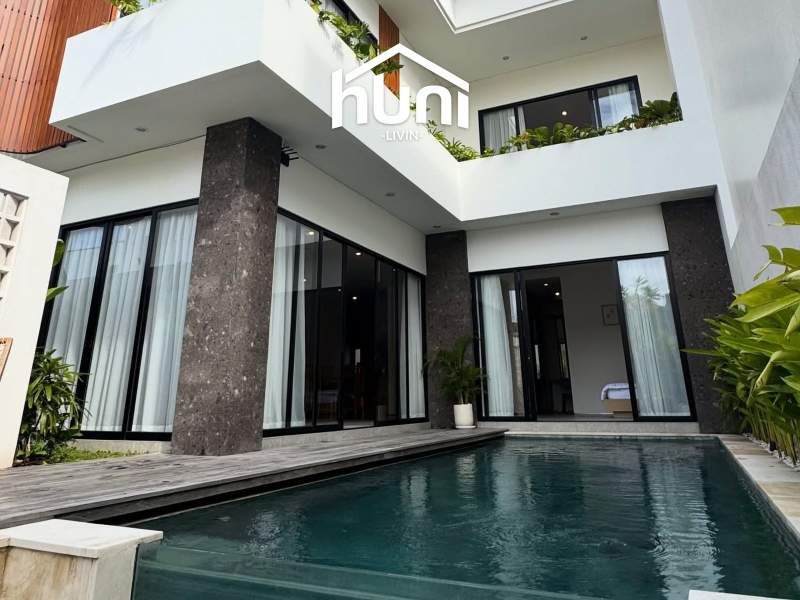
#> input picture photos/vkav-13/1.jpg, 1600 x 1200 px (shown at 1/2 size)
$ python -i build.py   (imports and definitions only)
#> lines starting #> are read from the running program, lines starting #| are printed output that depends on the picture
#!/usr/bin/env python3
"""Hunilivin site build: read the Google Sheet -> bake villa data into villas-data.js.

Runs locally (python3) and in GitHub Actions. Needs Pillow (for processing photo
LINKS added in the sheet: download -> crop 4:3 -> Hunilivin logo). Photos already
processed from the Desktop batch live in photos/<id>/ and are used when the sheet's
`photos` cell is empty.
"""
import urllib.request, csv, io, json, os, re, sys, hashlib

SHEET_ID = "1YXjx-jDYcppdzCFw42AZHSsIUTfbOWXIDnVe9tt762U"
CSV_URL = f"https://docs.google.com/spreadsheets/d/{SHEET_ID}/export?format=csv"
SITE_URL = "https://hunilivin.com"
ROOT = os.path.dirname(os.path.dirname(os.path.abspath(__file__)))
OUT = os.path.join(ROOT, "villas-data.js")
LOGO_SRC = os.path.join(ROOT, "logo-trim.png")
W, H = 1600, 1200
LOGO_W_FRAC = 0.22

FALLBACK = [
    "https://images.unsplash.com/photo-1613490493576-7fde63acd811?auto=format&fit=crop&w=1000&q=72",
    "https://images.unsplash.com/photo-1600585154340-be6161a56a0c?auto=format&fit=crop&w=1000&q=72",
]

# ---------- sheet helpers ----------
# [4 lines left out: function fetch_csv, not called in this run]

def split_pipe(s):
    return [x.strip() for x in (s or "").split("|") if x.strip()]

# [5 lines left out: function num, not called in this run]

def natural_key(s):
    return [int(t) if t.isdigit() else t.lower() for t in re.split(r"(\d+)", s)]

# [13 lines left out: functions norm_status, repo_photos, not called in this run]

# ---------- image processing (for photo LINKS in the sheet) ----------
_PIL = {}
# [11 lines left out: function _pil, not called in this run]

def _crop_logo(img):
    Image, ImageOps, ImageFilter = _PIL["Image"], _PIL["ImageOps"], _PIL["ImageFilter"]
    img = ImageOps.exif_transpose(img).convert("RGB")
    w, h = img.size; t = 4/3
    if w/h > t:
        nw = int(h*t); x = (w-nw)//2; img = img.crop((x, 0, x+nw, h))
    else:
        nh = int(w/t); y = (h-nh)//2; img = img.crop((0, y, w, y+nh))
    img = img.resize((W, H), Image.LANCZOS)
    lw = int(W*LOGO_W_FRAC); logo = _PIL["logo"]; lh = int(logo.height*lw/logo.width)
    logo = logo.resize((lw, lh), Image.LANCZOS)
    x = (W-lw)//2; y = int(H*0.16)
    base = img.convert("RGBA")
    sh = Image.new("RGBA", logo.size, (0, 0, 0, 0)); sh.putalpha(logo.getchannel("A"))
    shadow = Image.new("RGBA", base.size, (0, 0, 0, 0)); shadow.paste(sh, (x, y+2), sh)
    shadow = shadow.filter(ImageFilter.GaussianBlur(3))
    shadow.putalpha(shadow.getchannel("A").point(lambda a: int(a*0.35)))
    base = Image.alpha_composite(base, shadow); base.paste(logo, (x, y), logo)
    return base.convert("RGB")

# [99 lines left out: functions _drive_url, process_url, write_seo, resolve_photos, main, not called in this run]

# [2 lines not run here, left out]

>>> import cv2
>>> picture = cv2.imread('../photos/vkav-13/1.jpg', cv2.IMREAD_GRAYSCALE)
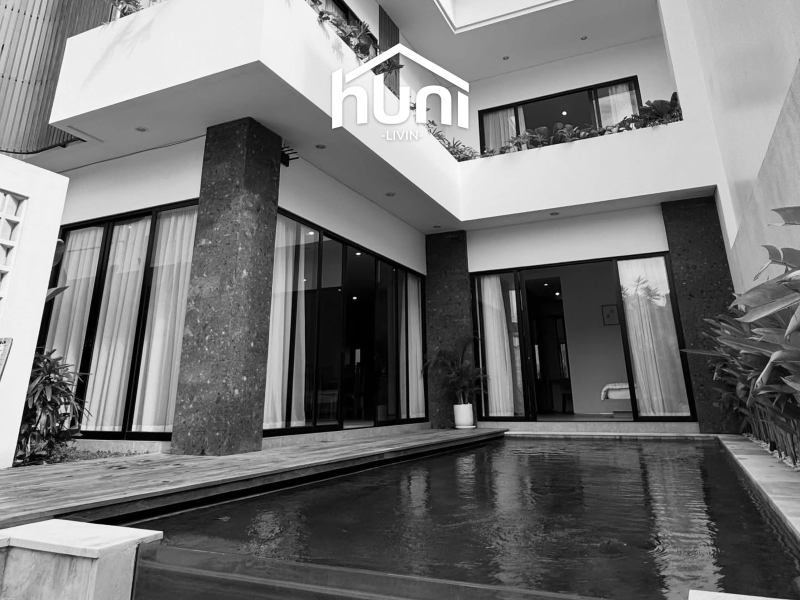
#> picture: shape (1200, 1600) (shown at 1/2 size); min 0, max 255, mean 118.1
#> (the run stopped early here; a loop or call above may not have finished)

$ run again, on photos/vkav-14/10.jpg
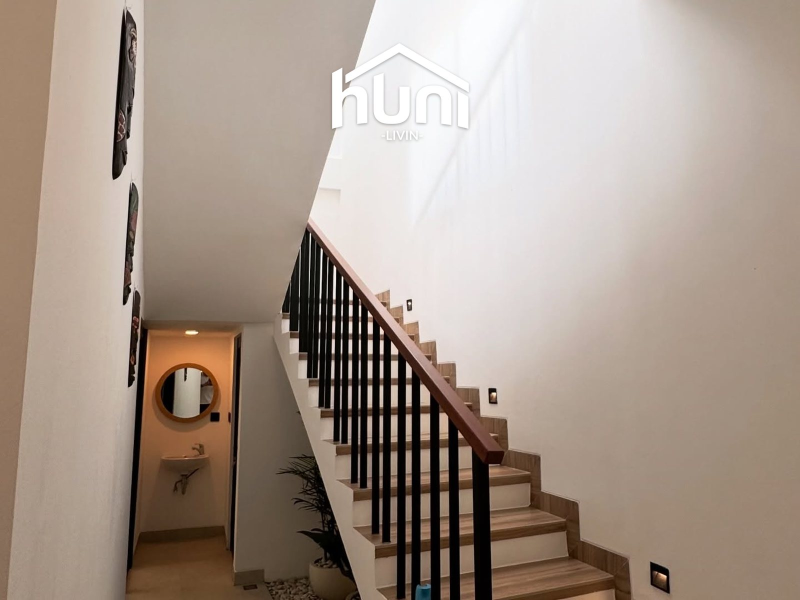
#> input picture photos/vkav-14/10.jpg, 1600 x 1200 px (shown at 1/2 size)
#> `picture = cv2.imread('../photos/vkav-13/1.jpg', cv2.IMREAD_GRAYSCALE)`:
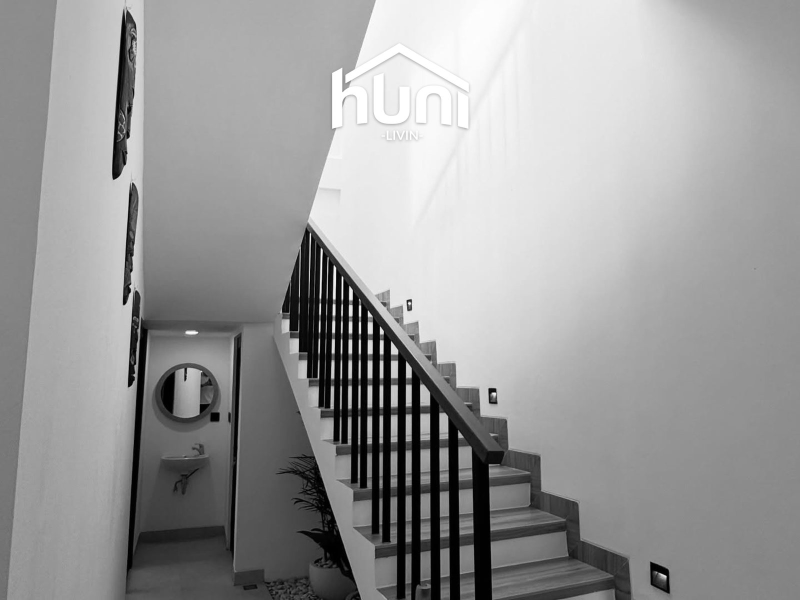
#> picture: shape (1200, 1600) (shown at 1/2 size); min 0, max 255, mean 153.7

$ run again, on photos/vkav-14/11.jpg
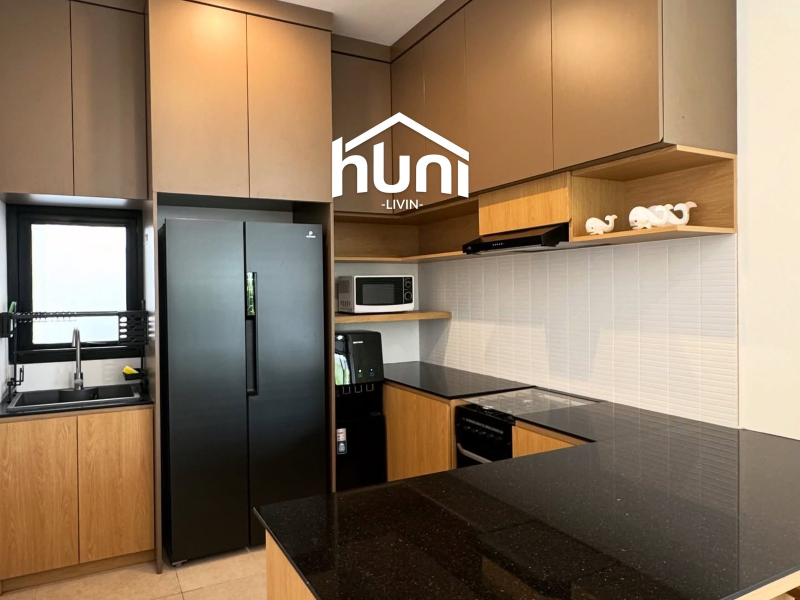
#> input picture photos/vkav-14/11.jpg, 1600 x 1200 px (shown at 1/2 size)
#> `picture = cv2.imread('../photos/vkav-13/1.jpg', cv2.IMREAD_GRAYSCALE)`:
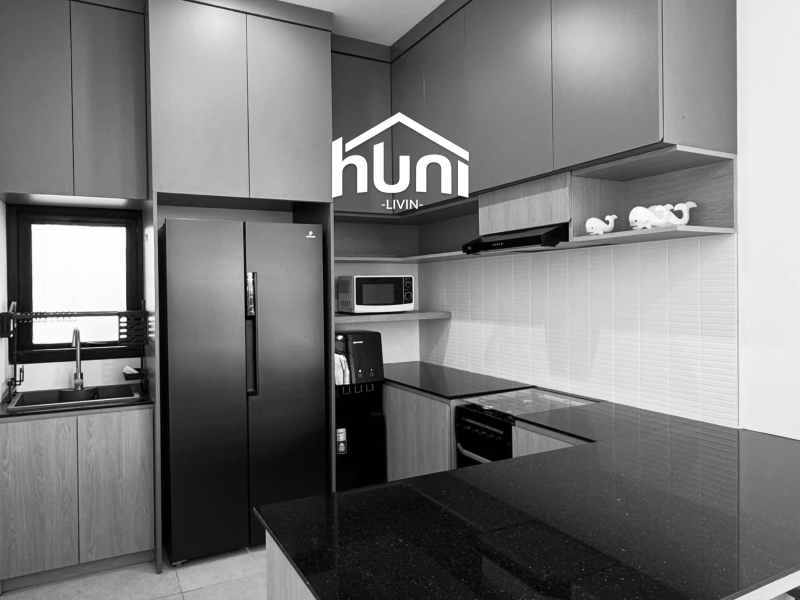
#> picture: shape (1200, 1600) (shown at 1/2 size); min 0, max 255, mean 121.4

$ run again, on photos/vkav-16a/1.jpg
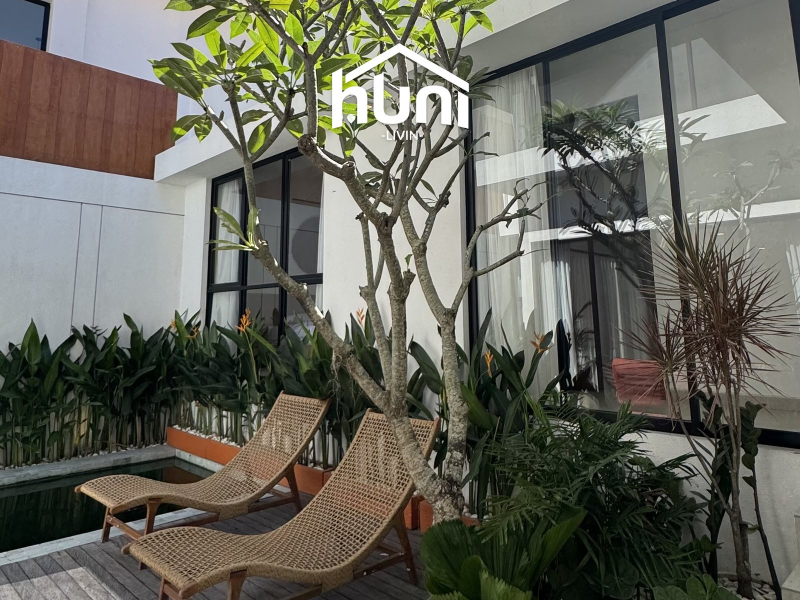
#> input picture photos/vkav-16a/1.jpg, 1600 x 1200 px (shown at 1/2 size)
#> `picture = cv2.imread('../photos/vkav-13/1.jpg', cv2.IMREAD_GRAYSCALE)`:
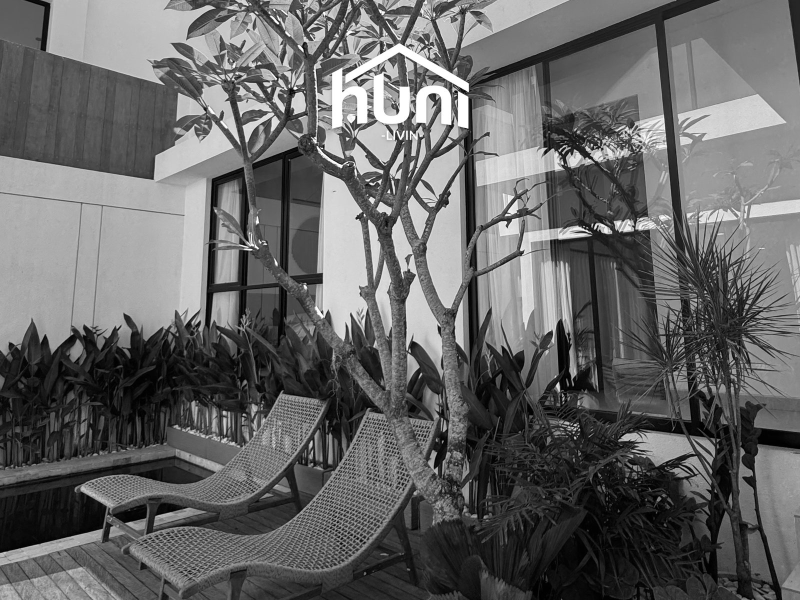
#> picture: shape (1200, 1600) (shown at 1/2 size); min 0, max 255, mean 101.4
